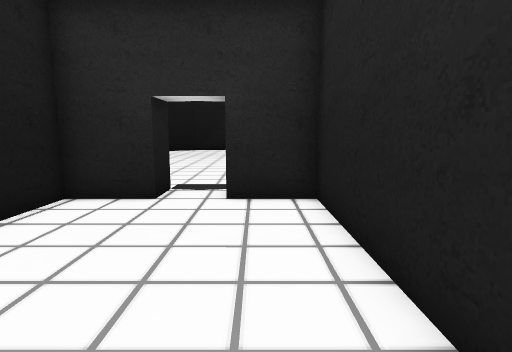
[1] (above)

16 first-person views from a walk through a level from a Godot 3-D game. The camera is 1.5 m above the floor, tilts 8° down and sees 80° across. The floor is counted in squares, 1 m on a side. Each view is taken from the middle of a square. On the plan, view 1 faces up. The plan holds only what a view shows up to about 15 squares ahead; the rest is blank. The place goes on beyond the plan. Characters and animated objects are not drawn.

[2]
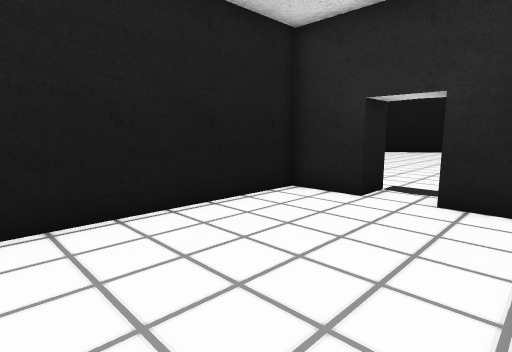

[3]
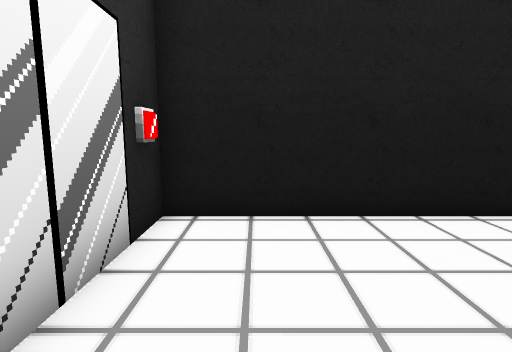

[4]
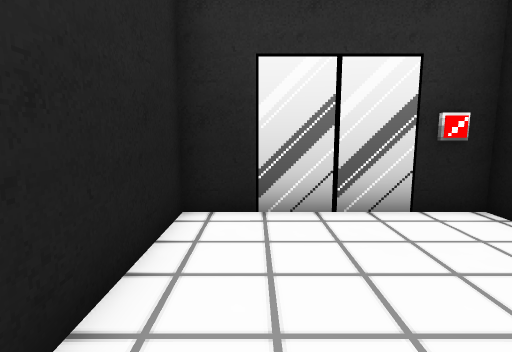

[5]
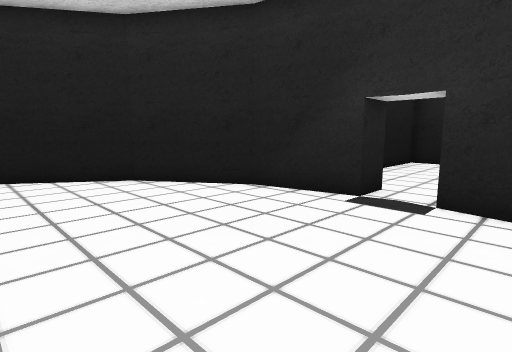

[6]
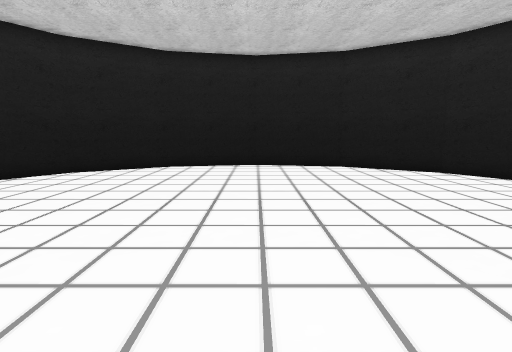

[7]
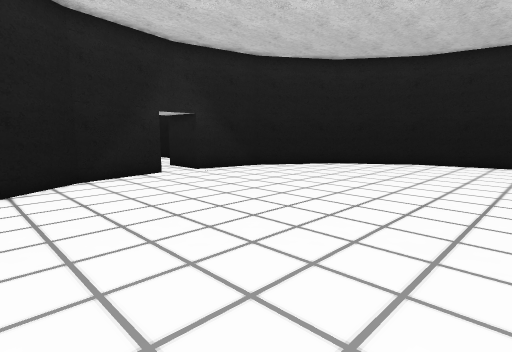

[8]
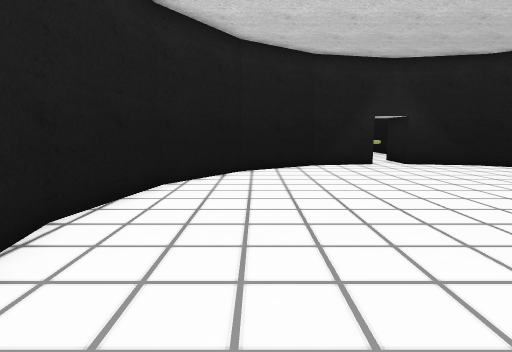

[9]
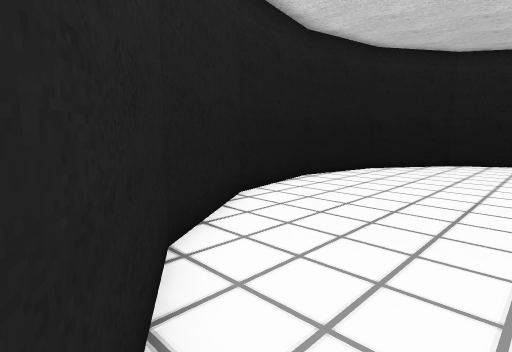

[10]
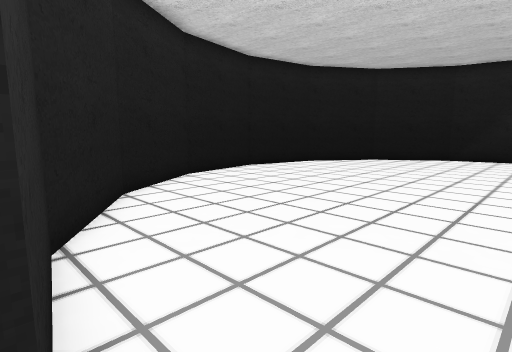

[11]
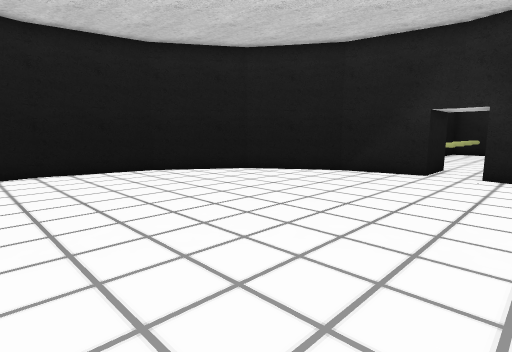

[12]
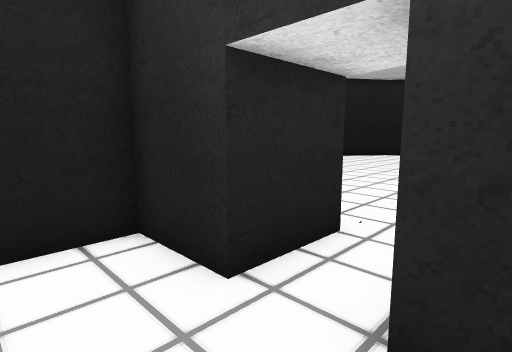

[13]
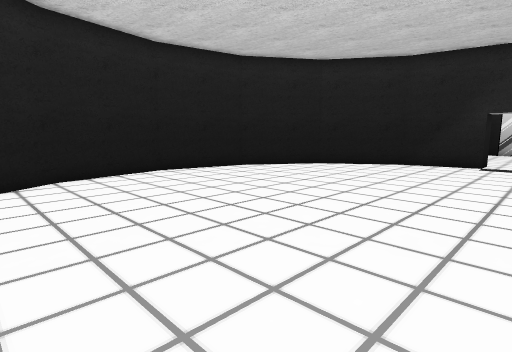

[14]
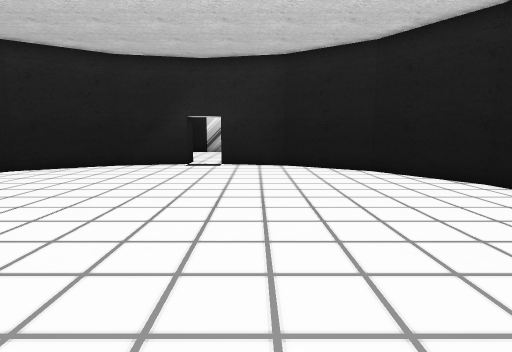

[15]
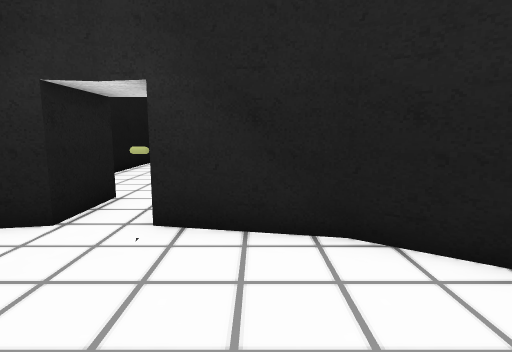

[16]
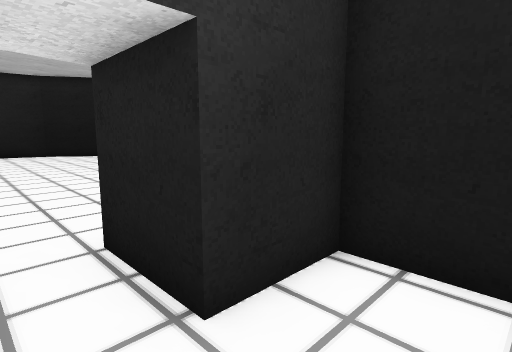

### Floor plan
Points are (right, up) in squares from view 1. A wall is a line through its corners. A room is listed if a view was taken in it or the views show most of it. See-through windows are left out.
Room 1 (views 1, 2, 3, 4, 10)
walls: (-2.3, 8.2) (-2.3, 6.9) (-4.4, 6.9) (-4.4, -1.7) (1.4, -1.7) (1.4, 6.9) (-0.7, 6.9) (-0.7, 8.2)
ways out: opening at (-1.5, 7.5) to room 2
Room 2 (views 5, 6, 7, 8, 9, 11, 12, 13, 14, 15, 16)
walls: (-0.7, 8.2) (2.3, 8.7) (5.6, 10.9) (7.7, 14.2) (8.5, 18) (7.7, 21.8) (5.6, 25.1) (2.3, 27.2) (-0.7, 27.8) (-0.7, 30.1) (1.4, 30.1) (1.4, 31.8); (-4.4, 31.9) (-4.4, 30.1) (-2.3, 30.1) (-2.3, 27.8) (-5.3, 27.2) (-8.6, 25.1) (-10.7, 21.8) (-11.5, 18) (-10.7, 14.1) (-8.6, 10.9) (-5.3, 8.8) (-2.3, 8.2)
ways out: opening at (-1.5, 7.5) to room 1

Positions as (right, up) in squares from view 1, and headings:
1: (0, 0), facing up
2: (1, 0), facing up-left
3: (1, 0), facing left
4: (0, 4), facing down
5: (-4, 15), facing down-right
6: (-6, 18), facing right
7: (-8, 17), facing up-right
8: (-8, 13), facing up
9: (-5, 9), facing up-left
10: (-1, 8), facing up-left
11: (1, 16), facing up-left
12: (-3, 32), facing down-right
13: (-3, 24), facing down-right
14: (-4, 23), facing down
15: (1, 23), facing up
16: (-1, 32), facing down-left
